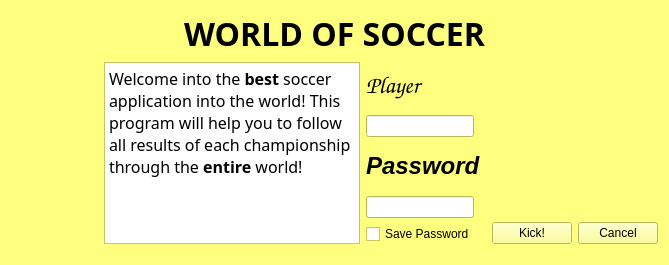
<ui version="4.0" >
 <class>Form</class>
 <widget class="QWidget" name="Form" >
  <property name="geometry" >
   <rect>
    <x>0</x>
    <y>0</y>
    <width>669</width>
    <height>265</height>
   </rect>
  </property>
  <property name="palette" >
   <palette>
    <active>
     <colorrole role="WindowText" >
      <brush brushstyle="SolidPattern" >
       <color alpha="255" >
        <red>0</red>
        <green>0</green>
        <blue>0</blue>
       </color>
      </brush>
     </colorrole>
     <colorrole role="Button" >
      <brush brushstyle="SolidPattern" >
       <color alpha="255" >
        <red>255</red>
        <green>255</green>
        <blue>127</blue>
       </color>
      </brush>
     </colorrole>
     <colorrole role="Light" >
      <brush brushstyle="SolidPattern" >
       <color alpha="255" >
        <red>255</red>
        <green>255</green>
        <blue>255</blue>
       </color>
      </brush>
     </colorrole>
     <colorrole role="Midlight" >
      <brush brushstyle="SolidPattern" >
       <color alpha="255" >
        <red>255</red>
        <green>255</green>
        <blue>191</blue>
       </color>
      </brush>
     </colorrole>
     <colorrole role="Dark" >
      <brush brushstyle="SolidPattern" >
       <color alpha="255" >
        <red>127</red>
        <green>127</green>
        <blue>63</blue>
       </color>
      </brush>
     </colorrole>
     <colorrole role="Mid" >
      <brush brushstyle="SolidPattern" >
       <color alpha="255" >
        <red>170</red>
        <green>170</green>
        <blue>84</blue>
       </color>
      </brush>
     </colorrole>
     <colorrole role="Text" >
      <brush brushstyle="SolidPattern" >
       <color alpha="255" >
        <red>0</red>
        <green>0</green>
        <blue>0</blue>
       </color>
      </brush>
     </colorrole>
     <colorrole role="BrightText" >
      <brush brushstyle="SolidPattern" >
       <color alpha="255" >
        <red>255</red>
        <green>255</green>
        <blue>255</blue>
       </color>
      </brush>
     </colorrole>
     <colorrole role="ButtonText" >
      <brush brushstyle="SolidPattern" >
       <color alpha="255" >
        <red>0</red>
        <green>0</green>
        <blue>0</blue>
       </color>
      </brush>
     </colorrole>
     <colorrole role="Base" >
      <brush brushstyle="SolidPattern" >
       <color alpha="255" >
        <red>255</red>
        <green>255</green>
        <blue>255</blue>
       </color>
      </brush>
     </colorrole>
     <colorrole role="Window" >
      <brush brushstyle="SolidPattern" >
       <color alpha="255" >
        <red>255</red>
        <green>255</green>
        <blue>127</blue>
       </color>
      </brush>
     </colorrole>
     <colorrole role="Shadow" >
      <brush brushstyle="SolidPattern" >
       <color alpha="255" >
        <red>0</red>
        <green>0</green>
        <blue>0</blue>
       </color>
      </brush>
     </colorrole>
     <colorrole role="AlternateBase" >
      <brush brushstyle="SolidPattern" >
       <color alpha="255" >
        <red>255</red>
        <green>255</green>
        <blue>191</blue>
       </color>
      </brush>
     </colorrole>
     <colorrole role="ToolTipBase" >
      <brush brushstyle="SolidPattern" >
       <color alpha="255" >
        <red>255</red>
        <green>255</green>
        <blue>220</blue>
       </color>
      </brush>
     </colorrole>
     <colorrole role="ToolTipText" >
      <brush brushstyle="SolidPattern" >
       <color alpha="255" >
        <red>0</red>
        <green>0</green>
        <blue>0</blue>
       </color>
      </brush>
     </colorrole>
    </active>
    <inactive>
     <colorrole role="WindowText" >
      <brush brushstyle="SolidPattern" >
       <color alpha="255" >
        <red>0</red>
        <green>0</green>
        <blue>0</blue>
       </color>
      </brush>
     </colorrole>
     <colorrole role="Button" >
      <brush brushstyle="SolidPattern" >
       <color alpha="255" >
        <red>255</red>
        <green>255</green>
        <blue>127</blue>
       </color>
      </brush>
     </colorrole>
     <colorrole role="Light" >
      <brush brushstyle="SolidPattern" >
       <color alpha="255" >
        <red>255</red>
        <green>255</green>
        <blue>255</blue>
       </color>
      </brush>
     </colorrole>
     <colorrole role="Midlight" >
      <brush brushstyle="SolidPattern" >
       <color alpha="255" >
        <red>255</red>
        <green>255</green>
        <blue>191</blue>
       </color>
      </brush>
     </colorrole>
     <colorrole role="Dark" >
      <brush brushstyle="SolidPattern" >
       <color alpha="255" >
        <red>127</red>
        <green>127</green>
        <blue>63</blue>
       </color>
      </brush>
     </colorrole>
     <colorrole role="Mid" >
      <brush brushstyle="SolidPattern" >
       <color alpha="255" >
        <red>170</red>
        <green>170</green>
        <blue>84</blue>
       </color>
      </brush>
     </colorrole>
     <colorrole role="Text" >
      <brush brushstyle="SolidPattern" >
       <color alpha="255" >
        <red>0</red>
        <green>0</green>
        <blue>0</blue>
       </color>
      </brush>
     </colorrole>
     <colorrole role="BrightText" >
      <brush brushstyle="SolidPattern" >
       <color alpha="255" >
        <red>255</red>
        <green>255</green>
        <blue>255</blue>
       </color>
      </brush>
     </colorrole>
     <colorrole role="ButtonText" >
      <brush brushstyle="SolidPattern" >
       <color alpha="255" >
        <red>0</red>
        <green>0</green>
        <blue>0</blue>
       </color>
      </brush>
     </colorrole>
     <colorrole role="Base" >
      <brush brushstyle="SolidPattern" >
       <color alpha="255" >
        <red>255</red>
        <green>255</green>
        <blue>255</blue>
       </color>
      </brush>
     </colorrole>
     <colorrole role="Window" >
      <brush brushstyle="SolidPattern" >
       <color alpha="255" >
        <red>255</red>
        <green>255</green>
        <blue>127</blue>
       </color>
      </brush>
     </colorrole>
     <colorrole role="Shadow" >
      <brush brushstyle="SolidPattern" >
       <color alpha="255" >
        <red>0</red>
        <green>0</green>
        <blue>0</blue>
       </color>
      </brush>
     </colorrole>
     <colorrole role="AlternateBase" >
      <brush brushstyle="SolidPattern" >
       <color alpha="255" >
        <red>255</red>
        <green>255</green>
        <blue>191</blue>
       </color>
      </brush>
     </colorrole>
     <colorrole role="ToolTipBase" >
      <brush brushstyle="SolidPattern" >
       <color alpha="255" >
        <red>255</red>
        <green>255</green>
        <blue>220</blue>
       </color>
      </brush>
     </colorrole>
     <colorrole role="ToolTipText" >
      <brush brushstyle="SolidPattern" >
       <color alpha="255" >
        <red>0</red>
        <green>0</green>
        <blue>0</blue>
       </color>
      </brush>
     </colorrole>
    </inactive>
    <disabled>
     <colorrole role="WindowText" >
      <brush brushstyle="SolidPattern" >
       <color alpha="255" >
        <red>127</red>
        <green>127</green>
        <blue>63</blue>
       </color>
      </brush>
     </colorrole>
     <colorrole role="Button" >
      <brush brushstyle="SolidPattern" >
       <color alpha="255" >
        <red>255</red>
        <green>255</green>
        <blue>127</blue>
       </color>
      </brush>
     </colorrole>
     <colorrole role="Light" >
      <brush brushstyle="SolidPattern" >
       <color alpha="255" >
        <red>255</red>
        <green>255</green>
        <blue>255</blue>
       </color>
      </brush>
     </colorrole>
     <colorrole role="Midlight" >
      <brush brushstyle="SolidPattern" >
       <color alpha="255" >
        <red>255</red>
        <green>255</green>
        <blue>191</blue>
       </color>
      </brush>
     </colorrole>
     <colorrole role="Dark" >
      <brush brushstyle="SolidPattern" >
       <color alpha="255" >
        <red>127</red>
        <green>127</green>
        <blue>63</blue>
       </color>
      </brush>
     </colorrole>
     <colorrole role="Mid" >
      <brush brushstyle="SolidPattern" >
       <color alpha="255" >
        <red>170</red>
        <green>170</green>
        <blue>84</blue>
       </color>
      </brush>
     </colorrole>
     <colorrole role="Text" >
      <brush brushstyle="SolidPattern" >
       <color alpha="255" >
        <red>127</red>
        <green>127</green>
        <blue>63</blue>
       </color>
      </brush>
     </colorrole>
     <colorrole role="BrightText" >
      <brush brushstyle="SolidPattern" >
       <color alpha="255" >
        <red>255</red>
        <green>255</green>
        <blue>255</blue>
       </color>
      </brush>
     </colorrole>
     <colorrole role="ButtonText" >
      <brush brushstyle="SolidPattern" >
       <color alpha="255" >
        <red>127</red>
        <green>127</green>
        <blue>63</blue>
       </color>
      </brush>
     </colorrole>
     <colorrole role="Base" >
      <brush brushstyle="SolidPattern" >
       <color alpha="255" >
        <red>255</red>
        <green>255</green>
        <blue>127</blue>
       </color>
      </brush>
     </colorrole>
     <colorrole role="Window" >
      <brush brushstyle="SolidPattern" >
       <color alpha="255" >
        <red>255</red>
        <green>255</green>
        <blue>127</blue>
       </color>
      </brush>
     </colorrole>
     <colorrole role="Shadow" >
      <brush brushstyle="SolidPattern" >
       <color alpha="255" >
        <red>0</red>
        <green>0</green>
        <blue>0</blue>
       </color>
      </brush>
     </colorrole>
     <colorrole role="AlternateBase" >
      <brush brushstyle="SolidPattern" >
       <color alpha="255" >
        <red>255</red>
        <green>255</green>
        <blue>127</blue>
       </color>
      </brush>
     </colorrole>
     <colorrole role="ToolTipBase" >
      <brush brushstyle="SolidPattern" >
       <color alpha="255" >
        <red>255</red>
        <green>255</green>
        <blue>220</blue>
       </color>
      </brush>
     </colorrole>
     <colorrole role="ToolTipText" >
      <brush brushstyle="SolidPattern" >
       <color alpha="255" >
        <red>0</red>
        <green>0</green>
        <blue>0</blue>
       </color>
      </brush>
     </colorrole>
    </disabled>
   </palette>
  </property>
  <property name="windowTitle" >
   <string>Form</string>
  </property>
  <property name="autoFillBackground" >
   <bool>true</bool>
  </property>
  <layout class="QGridLayout" name="gridLayout" >
   <item row="0" column="0" >
    <layout class="QVBoxLayout" name="verticalLayout_4" >
     <item>
      <widget class="QLabel" name="label_2" >
       <property name="font" >
        <font>
         <family>Gill Sans MT</family>
         <pointsize>24</pointsize>
         <weight>75</weight>
         <bold>true</bold>
        </font>
       </property>
       <property name="text" >
        <string>WORLD OF SOCCER</string>
       </property>
       <property name="alignment" >
        <set>Qt::AlignCenter</set>
       </property>
      </widget>
     </item>
     <item>
      <layout class="QHBoxLayout" name="horizontalLayout_2" >
       <item>
        <spacer name="horizontalSpacer" >
         <property name="orientation" >
          <enum>Qt::Horizontal</enum>
         </property>
         <property name="sizeHint" stdset="0" >
          <size>
           <width>20</width>
           <height>20</height>
          </size>
         </property>
        </spacer>
       </item>
       <item>
        <widget class="QTextEdit" name="textEdit" >
         <property name="font" >
          <font>
           <family>MS Gothic</family>
          </font>
         </property>
         <property name="html" >
          <string>&lt;!DOCTYPE HTML PUBLIC "-//W3C//DTD HTML 4.0//EN" "http://www.w3.org/TR/REC-html40/strict.dtd">
&lt;html>&lt;head>&lt;meta name="qrichtext" content="1" />&lt;style type="text/css">
p, li { white-space: pre-wrap; }
&lt;/style>&lt;/head>&lt;body style=" font-family:'MS Gothic'; font-size:8.25pt; font-weight:400; font-style:normal;">
&lt;p style=" margin-top:0px; margin-bottom:0px; margin-left:0px; margin-right:0px; -qt-block-indent:0; text-indent:0px; font-family:'MS Shell Dlg 2'; font-size:8pt;">&lt;span style=" font-size:12pt;">Welcome into the &lt;/span>&lt;span style=" font-size:12pt; font-weight:600;">best&lt;/span>&lt;span style=" font-size:12pt;"> soccer application into the world! This program will help you to follow all results of each championship through the &lt;/span>&lt;span style=" font-size:12pt; font-weight:600;">entire&lt;/span>&lt;span style=" font-size:12pt;"> world!  &lt;/span>&lt;/p>&lt;/body>&lt;/html></string>
         </property>
        </widget>
       </item>
       <item>
        <layout class="QVBoxLayout" name="verticalLayout_2" >
         <item>
          <widget class="QLabel" name="m_UserNameLabel" >
           <property name="enabled" >
            <bool>false</bool>
           </property>
           <property name="font" >
            <font>
             <family>Comic Sans MS</family>
             <pointsize>14</pointsize>
             <italic>true</italic>
            </font>
           </property>
           <property name="text" >
            <string>&lt;!DOCTYPE HTML PUBLIC "-//W3C//DTD HTML 4.0//EN" "http://www.w3.org/TR/REC-html40/strict.dtd">
&lt;html>&lt;head>&lt;meta name="qrichtext" content="1" />&lt;style type="text/css">
p, li { white-space: pre-wrap; }
&lt;/style>&lt;/head>&lt;body style=" font-family:'Comic Sans MS'; font-size:14pt; font-weight:400; font-style:italic;">
&lt;p style=" margin-top:0px; margin-bottom:0px; margin-left:0px; margin-right:0px; -qt-block-indent:0; text-indent:0px; font-family:'MS Shell Dlg 2'; font-size:8pt; font-style:normal;">&lt;span style=" font-size:18pt; font-weight:600; font-style:italic; color:#000000;">Player&lt;/span>&lt;/p>&lt;/body>&lt;/html></string>
           </property>
          </widget>
         </item>
         <item>
          <widget class="QLineEdit" name="m_UserNameLineEdit" >
           <property name="sizePolicy" >
            <sizepolicy vsizetype="Fixed" hsizetype="Fixed" >
             <horstretch>0</horstretch>
             <verstretch>0</verstretch>
            </sizepolicy>
           </property>
           <property name="toolTip" >
            <string>Login</string>
           </property>
           <property name="statusTip" >
            <string>Login</string>
           </property>
           <property name="whatsThis" >
            <string>Login</string>
           </property>
          </widget>
         </item>
         <item>
          <widget class="QLabel" name="m_PasswordLabel" >
           <property name="enabled" >
            <bool>false</bool>
           </property>
           <property name="text" >
            <string>&lt;!DOCTYPE HTML PUBLIC "-//W3C//DTD HTML 4.0//EN" "http://www.w3.org/TR/REC-html40/strict.dtd">
&lt;html>&lt;head>&lt;meta name="qrichtext" content="1" />&lt;style type="text/css">
p, li { white-space: pre-wrap; }
&lt;/style>&lt;/head>&lt;body style=" font-family:'MS Shell Dlg 2'; font-size:8.25pt; font-weight:400; font-style:normal;">
&lt;p style=" margin-top:0px; margin-bottom:0px; margin-left:0px; margin-right:0px; -qt-block-indent:0; text-indent:0px; font-size:8pt;">&lt;span style=" font-size:18pt; font-weight:600; font-style:italic; color:#000000;">Password &lt;/span>&lt;/p>&lt;/body>&lt;/html></string>
           </property>
          </widget>
         </item>
         <item>
          <widget class="QLineEdit" name="m_PasswordLineEdit" >
           <property name="sizePolicy" >
            <sizepolicy vsizetype="Fixed" hsizetype="Fixed" >
             <horstretch>0</horstretch>
             <verstretch>0</verstretch>
            </sizepolicy>
           </property>
           <property name="toolTip" >
            <string>Password</string>
           </property>
           <property name="statusTip" >
            <string>Password</string>
           </property>
           <property name="whatsThis" >
            <string>Password</string>
           </property>
           <property name="frame" >
            <bool>true</bool>
           </property>
           <property name="echoMode" >
            <enum>QLineEdit::Password</enum>
           </property>
          </widget>
         </item>
         <item>
          <widget class="QCheckBox" name="m_SaveCheckBox" >
           <property name="text" >
            <string>Save Password</string>
           </property>
          </widget>
         </item>
        </layout>
       </item>
       <item>
        <layout class="QVBoxLayout" name="verticalLayout_3" >
         <item>
          <widget class="QLabel" name="label" >
           <property name="text" >
            <string/>
           </property>
           <property name="textFormat" >
            <enum>Qt::AutoText</enum>
           </property>
           <property name="pixmap" >
            <pixmap>../../../../../fglimagepath/ballon.png</pixmap>
           </property>
           <property name="alignment" >
            <set>Qt::AlignCenter</set>
           </property>
          </widget>
         </item>
         <item>
          <layout class="QHBoxLayout" name="horizontalLayout" >
           <item>
            <widget class="QPushButton" name="m_OKPushButton" >
             <property name="sizePolicy" >
              <sizepolicy vsizetype="Fixed" hsizetype="Fixed" >
               <horstretch>0</horstretch>
               <verstretch>0</verstretch>
              </sizepolicy>
             </property>
             <property name="cursor" >
              <cursorShape>ArrowCursor</cursorShape>
             </property>
             <property name="text" >
              <string>Kick!</string>
             </property>
             <property name="autoDefault" >
              <bool>true</bool>
             </property>
             <property name="default" >
              <bool>false</bool>
             </property>
             <property name="flat" >
              <bool>false</bool>
             </property>
            </widget>
           </item>
           <item>
            <widget class="QPushButton" name="m_CancelPushButton" >
             <property name="sizePolicy" >
              <sizepolicy vsizetype="Fixed" hsizetype="Fixed" >
               <horstretch>0</horstretch>
               <verstretch>0</verstretch>
              </sizepolicy>
             </property>
             <property name="text" >
              <string>Cancel</string>
             </property>
             <property name="autoDefault" >
              <bool>true</bool>
             </property>
             <property name="default" >
              <bool>false</bool>
             </property>
            </widget>
           </item>
          </layout>
         </item>
        </layout>
       </item>
      </layout>
     </item>
    </layout>
   </item>
   <item row="1" column="0" >
    <spacer name="verticalSpacer" >
     <property name="orientation" >
      <enum>Qt::Vertical</enum>
     </property>
     <property name="sizeHint" stdset="0" >
      <size>
       <width>20</width>
       <height>20</height>
      </size>
     </property>
    </spacer>
   </item>
  </layout>
 </widget>
 <tabstops>
  <tabstop>m_UserNameLineEdit</tabstop>
  <tabstop>m_PasswordLineEdit</tabstop>
  <tabstop>m_SaveCheckBox</tabstop>
  <tabstop>m_OKPushButton</tabstop>
  <tabstop>m_CancelPushButton</tabstop>
  <tabstop>textEdit</tabstop>
 </tabstops>
 <resources/>
 <connections/>
</ui>
